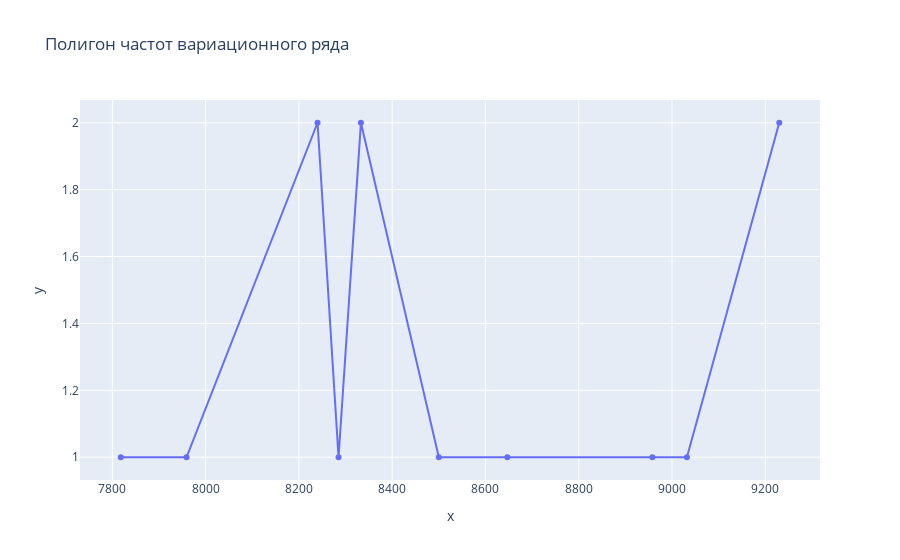

The cell this chart's notebook holds for it:
### Markdown cell above
### Полигон частот вариационного ряда

### Code cell
fig = px.line(x=unique, y=freq.iloc[0], markers=True, title='Полигон частот вариационного ряда')
fig.show()

### Figure 1 — Plotly figure (JSON) as saved in the notebook; plotly's stock layout.template omitted (floating-point values rounded to 4 significant figures)
{"data": [{"hovertemplate": "x=%{x}<br>y=%{y}<extra></extra>", "legendgroup": "", "line": {"color": "#636efa", "dash": "solid"}, "marker": {"symbol": "circle"}, "mode": "markers+lines", "name": "", "orientation": "v", "showlegend": false, "type": "scatter", "x": [7818, 7959, 8240, 8285, 8333, 8500, 8647, 8958, 9032, 9230], "xaxis": "x", "y": [1, 1, 2, 1, 2, 1, 1, 1, 1, 2], "yaxis": "y"}], "layout": {"legend": {"tracegroupgap": 0}, "title": {"text": "Полигон частот вариационного ряда"}, "xaxis": {"anchor": "y", "domain": [0, 1], "title": {"text": "x"}}, "yaxis": {"anchor": "x", "domain": [0, 1], "title": {"text": "y"}}}}
